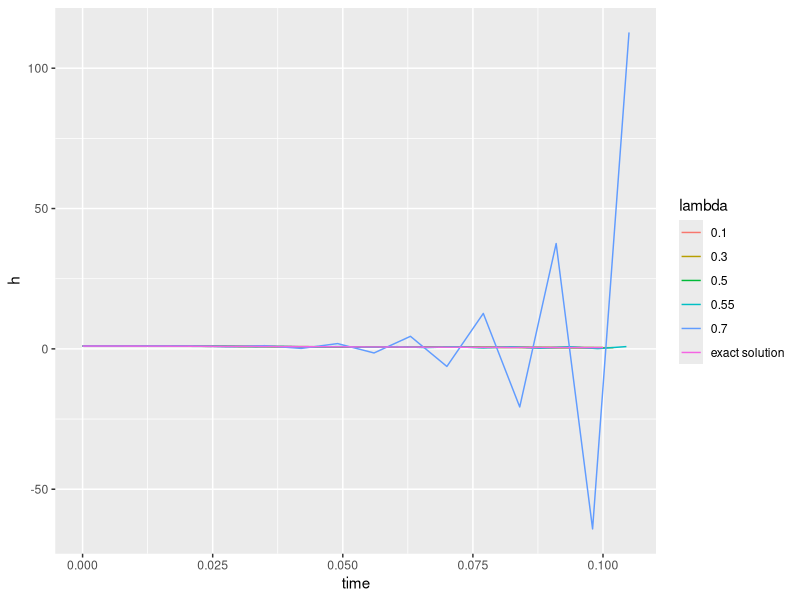
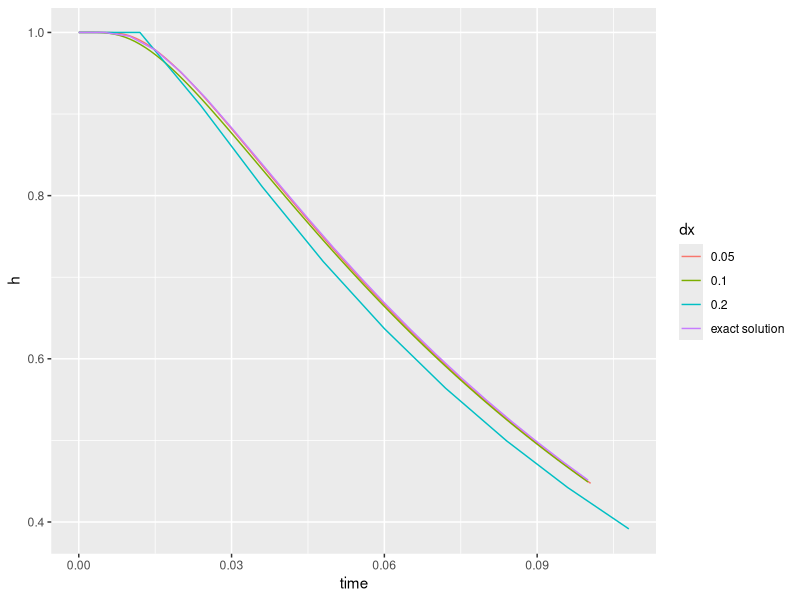
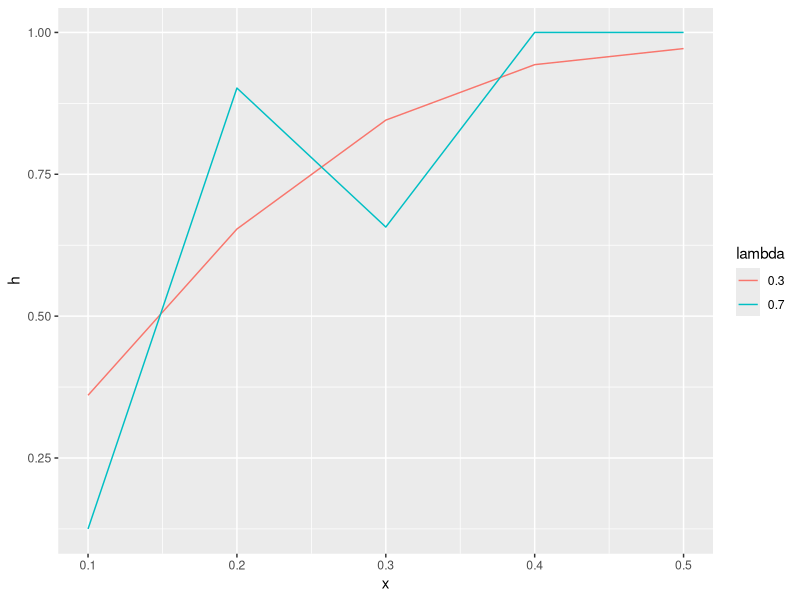

The R script that drew these images, in order:
#calculate alpha
dt <- 0.001 #s
#dx <- 10
dx <- 0.1
lambda <- 0.1
alpha <- lambda*(dx^2)/dt

##define parameters
#dx <- 10
dx <- 0.1
lambda <- 0.1
dt <- lambda*(dx^2)/alpha
L <- 1
nx <- (L/dx)+1

#define initial and boundary conditions
#H0 is the initial head
#H0 <- 16
H0 <- 1
Hf <- 0
totalt <- .1 #s
nend <- totalt/dt
f1 <- dt*alpha
# hold <- rep(NA,nx)
# hnew <- rep(NA,nx)

hold = matrix(rep(NA, (nx + 1)*(nend + 1)), ncol = nx + 1)
colnames(hold) = c(paste("node", 1:nx), "time")

hold[1,!(colnames(hold) == "time")] <- H0
hold[,1] <- Hf
hold[,nx] <- Hf
hold[,"time"] <- seq(0,nend)*dt

for(i in 2:(nend+1)){
  for(j in 2:(nx-1)){
    d2h <-(hold[i-1,j+1]-2*hold[i-1,j]+hold[i-1,j-1])/(dx*dx)
    hold[i,j] <- hold[i-1,j] + f1*d2h
  }
}

##### PROBLEM SOLUTION STARTS HERE
drainage <- function(alpha,L,dx,lambda,H0,Hf,totalt){
  
  dt <- lambda*(dx^2)/alpha
  nx <- (L/dx)+1
  nend <- ceiling(totalt/dt)
  f1 <- dt*alpha
  # hold <- rep(NA,nx)
  # hnew <- rep(NA,nx)
  
  hold = matrix(rep(NA, (nx + 1)*(nend + 1)), ncol = nx + 1)
  colnames(hold) = c(paste0("x=", seq(0,L,dx)), "time")
  
  hold[1,!(colnames(hold) == "time")] <- H0
  hold[,1] <- Hf
  hold[,nx] <- Hf
  hold[,"time"] <- seq(0,nend)*dt
  
  for(i in 2:(nend+1)){
    for(j in 2:(nx-1)){
      d2h <-(hold[i-1,j+1]-2*hold[i-1,j]+hold[i-1,j-1])/(dx*dx)
      hold[i,j] <- hold[i-1,j] + f1*d2h
    }
  }
  return(hold)
}

#calculate alpha
dt <- 0.001 #s
#dx <- 10
dx <- 0.1
lambda <- 0.1
alpha <- lambda*(dx^2)/dt

part_a_0.1 <- drainage(alpha=alpha,L=1,dx=0.1,lambda=0.1,H0=1,Hf=0,totalt=.1)
#tprint <- seq(0,100,5)/1000
#part_a_0.1[which(part_a_0.1[,"time"]%in%tprint),c("x=0.4","time")]
part_a_0.3 <- drainage(alpha=alpha,L=1,dx=0.1,lambda=0.3,H0=1,Hf=0,totalt=.1)
part_a_0.5 <- drainage(alpha=alpha,L=1,dx=0.1,lambda=0.5,H0=1,Hf=0,totalt=.1)
part_a_0.55 <- drainage(alpha=alpha,L=1,dx=0.1,lambda=0.55,H0=1,Hf=0,totalt=.1)
part_a_0.7 <- drainage(alpha=alpha,L=1,dx=0.1,lambda=0.7,H0=1,Hf=0,totalt=.1)

df_a_0.1 <- as.data.frame(part_a_0.1[,c("x=0.4","time")])
df_a_0.1$lambda <- 0.1
df_a_0.3 <- as.data.frame(part_a_0.3[,c("x=0.4","time")])
df_a_0.3$lambda <- 0.3
df_a_0.5 <- as.data.frame(part_a_0.5[,c("x=0.4","time")])
df_a_0.5$lambda <- 0.5
df_a_0.55 <- as.data.frame(part_a_0.55[,c("x=0.4","time")])
df_a_0.55$lambda <- 0.55
df_a_0.7 <- as.data.frame(part_a_0.7[,c("x=0.4","time")])
df_a_0.7$lambda <- 0.7
df_a_plot <- rbind.data.frame(df_a_0.1,df_a_0.3,df_a_0.5,df_a_0.55,
                              df_a_0.7)
names(df_a_plot)[[1]] <- "h"
exact <- data.frame(h=c(1.0000,1.0000,0.9953,0.9785,0.9518,0.9192,0.8832,
                        0.8461,0.8088,0.7721,0.7363,0.7018,0.6686,0.6368,
                        0.6063,0.5773,0.5496,0.5232,0.4981,0.4741,0.4513),
                    time=seq(0,100,5)/1000,
                    lambda="exact solution")
df_a_plot <- rbind.data.frame(df_a_plot,exact)
df_a_plot$lambda <- factor(df_a_plot$lambda)

library(ggplot2)
b_plot <- ggplot(df_a_plot)+geom_line(aes(x=time,y=h,color=lambda))


part_c_0.05 <- drainage(alpha=alpha,L=1,dx=0.05,lambda=0.3,H0=1,Hf=0,totalt=.1)
part_c_0.2 <- drainage(alpha=alpha,L=1,dx=0.2,lambda=0.3,H0=1,Hf=0,totalt=.1)

df_c_0.05 <- as.data.frame(part_c_0.05[,c("x=0.4","time")])
df_c_0.05$dx <- 0.05
df_c_0.2 <- as.data.frame(part_c_0.2[,c("x=0.4","time")])
df_c_0.2$dx <- 0.2
df_c_0.1 <- as.data.frame(part_a_0.1[,c("x=0.4","time")])
df_c_0.1$dx <- 0.1
df_c_plot <- rbind.data.frame(df_c_0.05,df_c_0.2,df_c_0.1)
names(df_c_plot)[[1]] <- "h"
exact <- data.frame(h=c(1.0000,1.0000,0.9953,0.9785,0.9518,0.9192,0.8832,
                        0.8461,0.8088,0.7721,0.7363,0.7018,0.6686,0.6368,
                        0.6063,0.5773,0.5496,0.5232,0.4981,0.4741,0.4513),
                    time=seq(0,100,5)/1000,
                    dx="exact solution")
df_c_plot <- rbind.data.frame(df_c_plot,exact)
df_c_plot$dx <- factor(df_c_plot$dx)
d_plot <- ggplot(df_c_plot)+geom_line(aes(x=time,y=h,color=dx))

part_e_0.3 <- as.data.frame(as.matrix(part_a_0.3[which(sapply(part_a_0.3[,"time"],all.equal,21/1000)==TRUE),c("x=0.1","x=0.2","x=0.3","x=0.4","x=0.5")]))
part_e_0.7 <- as.data.frame(as.matrix(part_a_0.7[which(sapply(part_a_0.7[,"time"],all.equal,21/1000)==TRUE),c("x=0.1","x=0.2","x=0.3","x=0.4","x=0.5")]))
part_e_0.3$x <- c(0.1,0.2,0.3,0.4,0.5)
part_e_0.7$x <- c(0.1,0.2,0.3,0.4,0.5)
part_e_0.3$lambda <- 0.3
part_e_0.7$lambda <- 0.7
part_e <- rbind.data.frame(part_e_0.3,part_e_0.7)
names(part_e)[[1]] <- "h"
part_e$lambda <- factor(part_e$lambda)
e_plot <- ggplot(part_e) + geom_line(aes(x=x,y=h,color=lambda))

# for(i in 1:nx){
#   hold[[i]] <- H0
#   hnew[[i]] <- H0
# } 
#  hold[[nx]] <- 11
#  hnew[[nx]] <- 11
# 
#  
#  for(j in 1:nend){
#    for(k in 2:nlx){
#      f1 <- dt*t/S
#      d2h <-(hold[[k+1]]-2*hold[[k]]+hold[[k-1]])/(dx*dx)
#      hnew[[k]] <- hold[[k]]+(f1*d2h)
#    }
#    for(l in 1:nlx){
#      hold[[l]] <- hnew[[l]]
#    }
#  }